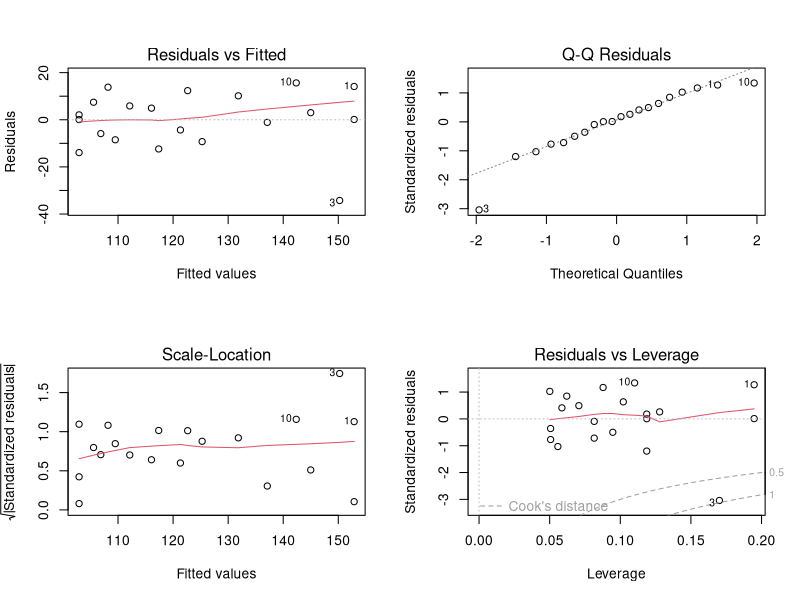
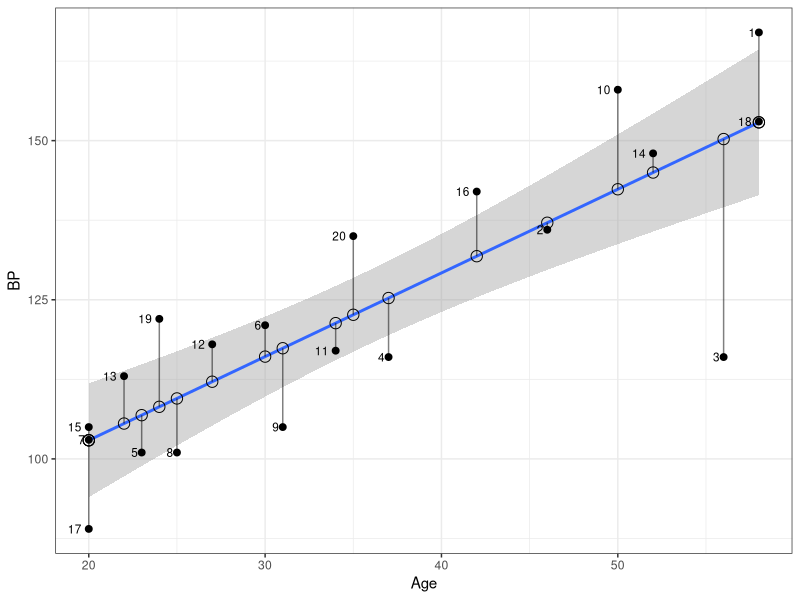
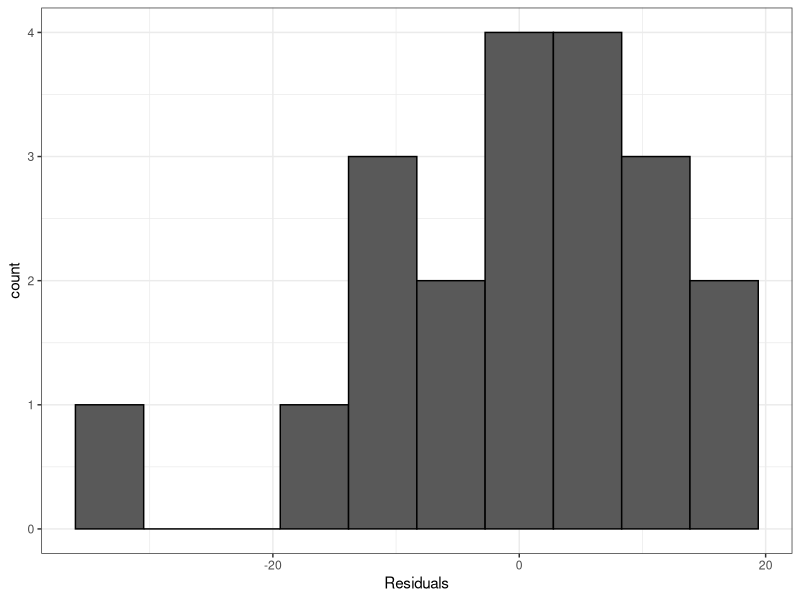

These figures' R source, in order:
## ---- chunk 1
knitr::opts_chunk$set(
	echo = TRUE,
	message = FALSE,
	warning = FALSE
)
library(tidyverse)
#library(plotly)
#library(kableExtra)

theme_set(theme_bw())
## ---- chunk 2
# Fix our sample 
set.seed(1002)

# x : I want 20 subjects between 18 and 60
# y : Use our known slope and intercept to set BPs.
x = sample(18:60, 20, replace = T)
y = round(rnorm(20, mean = x*0.9, sd = 15) + 90, 0)  

data <- data.frame(Person = as.character(1:20), Age = x, BP = y)
data %>%  t #%>% kable(table.attr = "style = \"color:white;\"", 
            #         caption = "Blood Pressure Sample" ) %>% 
#               kable_paper()


## ---- chunk 3
m <- lm(BP ~ Age, data = data)
summary(m)
## ---- chunk 4
par(mfrow = c(2,2))
plot(m)

data$Predicted <- predict(m)
data$Residuals <- m$residuals

data %>%
  
  ggplot(aes(x = Age, y = BP)) + 
  geom_smooth(method = "lm") +
  geom_point(aes(y = Predicted), 
             shape = 1, size = 3.5) +
  geom_segment(aes(xend = Age, yend = Predicted), alpha = 0.5) +
  geom_point(size = 2, color = "black") + 
  geom_text(aes(label = Person), hjust  = 1.5, size = 3)


data %>% 
  ggplot() + 
  geom_histogram(aes(x = Residuals), bins = 10, color = "black") 

